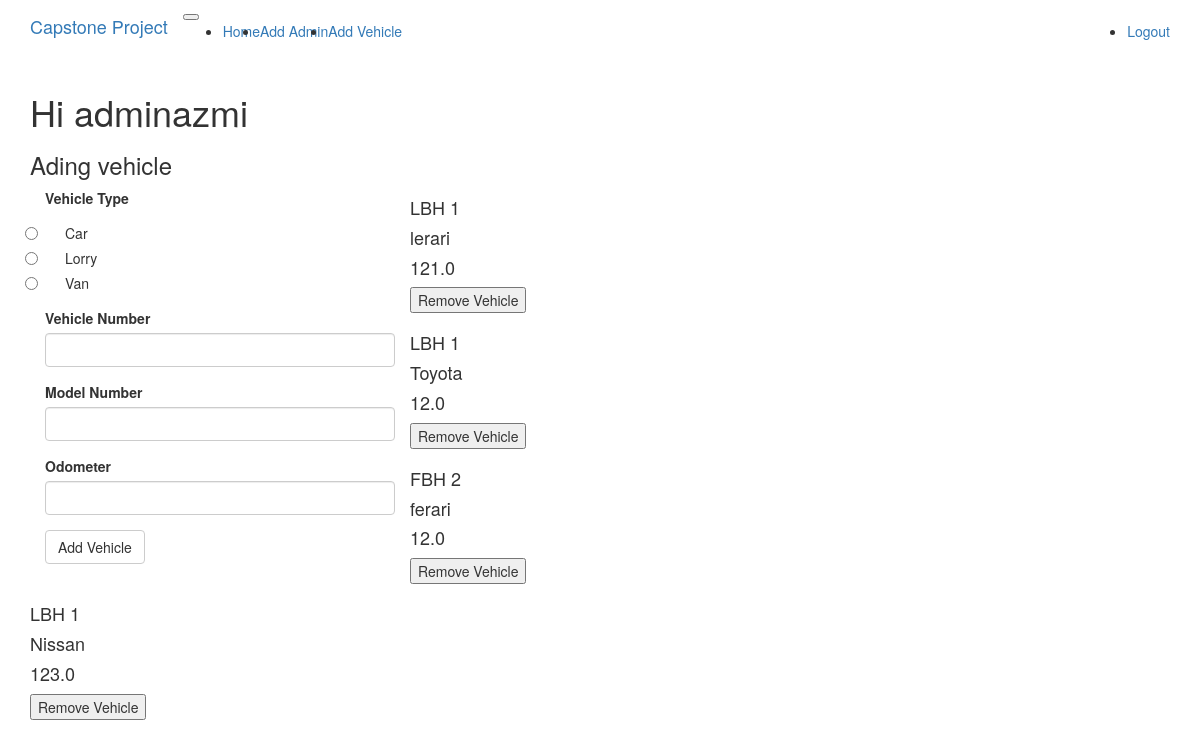
The page /addvehicle (signed in) on the database its author committed.
### app/models.py (models this page shows, shortened)
class User(UserMixin, db.Model):
	__tablename__ = 'user'
	id = db.Column(db.Integer, primary_key=True)
	username = db.Column(db.String(64), index=True, unique=True)
	password_hash = db.Column(db.String(128))
	type = db.Column(db.String)

class AdminUser(User):
	def __init__(self, username):
		self.type = 'admin'
		self.username=username

class Vehicle(db.Model):
	__tablename__ = 'vehicle'
	id = db.Column(db.Integer, primary_key=True)
	vehicle_num = db.Column(db.String(64))
	model_number = db.Column(db.String(64))
	odometer = db.Column(db.Float(64))
	vehicle_type = db.Column(db.String(64))
	unit_price = db.Column(db.Float(64))

### app/routes.py (the view, shortened to what this page needs)
@application.route('/addvehicle', methods=["GET","POST"])
@login_required
def addvehicle():
	user = AdminUser.query.filter_by(username = current_user.username).first()
	if user.type != 'admin':
		return redirect('/')
	vehicles = Vehicle.query.all()
	form = AddVehicleForm()
	return render_template('add_vehicle.html', title='Add Vehicle',
		form=form, type=user.type, vehicles=vehicles)

### app/forms.py
class AddVehicleForm(FlaskForm):
    vehicleType = RadioField('Vehicle Type', choices=[('Car', 'Car'), ('Lorry', 'Lorry'), ('Van', 'Van')],
                             validators=[DataRequired()])
    vehicleNum = StringField('Vehicle Number', validators=[DataRequired()])
    modelNumber = StringField('Model Number', validators=[DataRequired()])
    odometer = DecimalField('Odometer', validators=[DataRequired()])
    submit = SubmitField('Add Vehicle')

### app/models.py (called while the page is built)
@login.user_loader
def load_user(id):
    return User.query.get(int(id))

### app/templates/add_vehicle.html (shortened to what this page needs)
{% extends "base.html" %}
{% import "bootstrap/wtf.html" as wtf %}
{% block app_content %}
    <h1>Hi {{current_user.username}}</h1>
    <h3> Ading vehicle</h3>
    <div>
        <div class="col-md-4">
            {{ wtf.quick_form(form) }}
        </div>
    </div>
    {% for vehicle in vehicles %}
        <div class='border border-primary'>
            <h4>{{vehicle.vehicle_num}}</h4>
            <h4>{{vehicle.model_number}}</h4>
            <h4>{{vehicle.odometer}}</h4>
            <form  action="/removevehicle" method="POST">
                <button name='id' value={{vehicle.id}} type="submit">Remove Vehicle</button>
            </form>
        </div>
    {% endfor %}
{% endblock %}

### app/templates/base.html (shortened to what this page needs)
{% extends "bootstrap/base.html" %}
{% block navbar %}
  <nav class="navbar  navbar-expand-lg navbar-light bg-light">
    <div class="container">
        <a class="navbar-brand" href="{{ url_for('index') }}">Capstone Project</a>
        <button type="button" class="navbar-toggler" data-toggle="collapse" data-target="#bs-example-navbar-collapse-1">
        </button>
      <div class="collapse navbar-collapse" id="bs-example-navbar-collapse-1">
        <ul class="navbar-nav mr-auto">
          <li class="nav-item"><a class="nav-link" href="{{ url_for('index') }}">Home</a></li>
          {% if type=='admin' %}
          <li class="nav-item"><a class="nav-link" href="{{ url_for('addadmin') }}">Add Admin</a></li>
          <li class="nav-item"><a class="nav-link" href="{{ url_for('addvehicle') }}">Add Vehicle</a></li>
          {% elif type=='customer' %}
          <li class="nav-item"><a class="nav-link" href="{{ url_for('balance') }}">Balance</a></li>
          <li class="nav-item"><a class="nav-link" href="{{ url_for('selectVehicle') }}">Book Vehicle</a></li>
          <li class="nav-item"><a class="nav-link" href="{{ url_for('selectRentOutVehicle') }}">Dispatch Vehicle</a></li>
          {% endif %}
        </ul>
        <ul class="navbar-nav navbar-right">
          {% if current_user.is_anonymous %}
          <li class="nav-item"><a class="nav-link" href="{{ url_for('login') }}">Login</a></li>
          {% else %}
          <li class="nav-item"><a class="nav-link" href="{{ url_for('logout') }}">Logout</a></li>
          {% endif %}
        </ul>
      </div>
    </div>
  </nav>
{% endblock %}
{% block content %}
  <div class="container">
    {% block app_content %}{% endblock %}
  </div>
{% endblock %}

### rows shown on the page
AdminUser: username "adminazmi"
Vehicle: vehicle_num "LBH 1", model_number "lerari", odometer "121.0", {{ vehicle.id }} 3 (drawn)
Vehicle: vehicle_num "LBH 1", model_number "Toyota", odometer "12.0", {{ vehicle.id }} 4 (drawn)
Vehicle: vehicle_num "FBH 2", model_number "ferari", odometer "12.0", {{ vehicle.id }} 5 (drawn)
Vehicle: vehicle_num "LBH 1", model_number "Nissan", odometer "123.0", {{ vehicle.id }} 6 (drawn)
